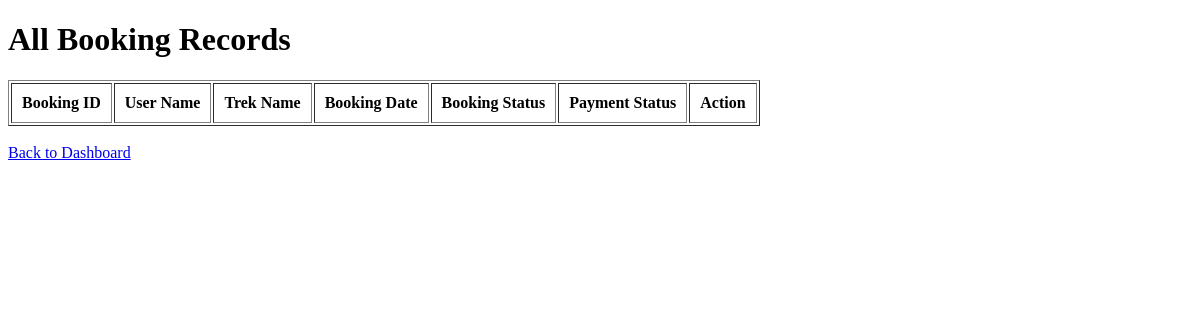
Before: /admin/bookings with the older database file.
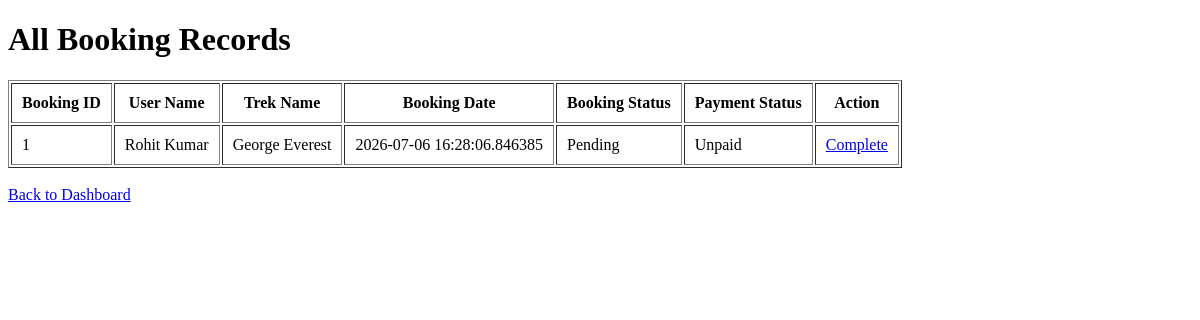
After: the same page with the newer database file.
### models/models.py (models this page shows)
class Booking(db.Model):
    __tablename__ = "bookings"
    id = db.Column(db.Integer, primary_key=True)
    user_id = db.Column(
        db.Integer,
        db.ForeignKey("users.id"),
        nullable=False
    )
    trek_id = db.Column(
        db.Integer,
        db.ForeignKey("treks.id"),
        nullable=False
    )
    booking_date = db.Column(
        db.DateTime,
        default=datetime.utcnow
    )
    booking_status = db.Column(
        db.String(20),
        default="Pending"
    )
    payment_status = db.Column(
        db.String(20),
        default="Unpaid"
    )

class User(db.Model):
    __tablename__ = "users"
    id = db.Column(db.Integer, primary_key=True)
    full_name = db.Column(db.String(100), nullable=False)
    email = db.Column(db.String(120), unique=True, nullable=False)
    password = db.Column(db.String(255), nullable=False)
    role = db.Column(db.String(20), nullable=False)
    status = db.Column(
    db.String(20),
    default="approved"
    )
    created_at = db.Column(db.DateTime, default=datetime.utcnow)
    bookings = db.relationship(
        "Booking",
        backref="user",
        lazy=True
    )
    assigned_treks = db.relationship(
    "Trek",
    foreign_keys="Trek.assigned_staff_id",
    backref="assigned_staff",
    lazy=True
    )

class Trek(db.Model):
    __tablename__ = "treks"
    id = db.Column(db.Integer, primary_key=True)
    trek_name = db.Column(db.String(100), nullable=False)
    difficulty = db.Column(db.String(50))
    duration_days = db.Column(db.Integer)
    available_slots = db.Column(db.Integer)
    status = db.Column(
        db.String(20),
        default="Open"
    )
    assigned_staff_id = db.Column(
        db.Integer,
        db.ForeignKey("users.id")
    )
    bookings = db.relationship(
        "Booking",
        backref="trek",
        lazy=True
    )

### controllers/auth.py (the view)
@auth.route("/admin/bookings")
def view_bookings():
    bookings = Booking.query.all()
    return render_template(
        "view_bookings.html",
        bookings=bookings
    )

### templates/view_bookings.html (shortened to what this page needs)
<!DOCTYPE html>
<html>
<head>
</head>
<body>
<h1>All Booking Records</h1>
<table border="1" cellpadding="10">
<tr>
    <th>Booking ID</th>
    <th>User Name</th>
    <th>Trek Name</th>
    <th>Booking Date</th>
    <th>Booking Status</th>
    <th>Payment Status</th>
    <th>Action</th>
</tr>
{% for booking in bookings %}
<tr>
<td>{{ booking.id }}</td>
<td>{{ booking.user.full_name }}</td>
<td>{{ booking.trek.trek_name }}</td>
<td>{{ booking.booking_date }}</td>
<td>{{ booking.booking_status }}</td>
<td>{{ booking.payment_status }}</td>
<td>
{% if booking.booking_status == "Pending" %}
<a href="/admin/complete_booking/{{ booking.id }}">
    Complete
</a>
{% else %}
Completed
{% endif %}
</td>
</tr>
{% endfor %}
</table>
<br>
<a href="/admin/dashboard">
Back to Dashboard
</a>
</body>
</html>

Changed rows visible on the page:
added Booking: id "1", user.full_name "Rohit Kumar", trek.trek_name "George Everest", booking_date "2026-07-06 16:28:06.846385", booking_status "Pending", payment_status "Unpaid"
